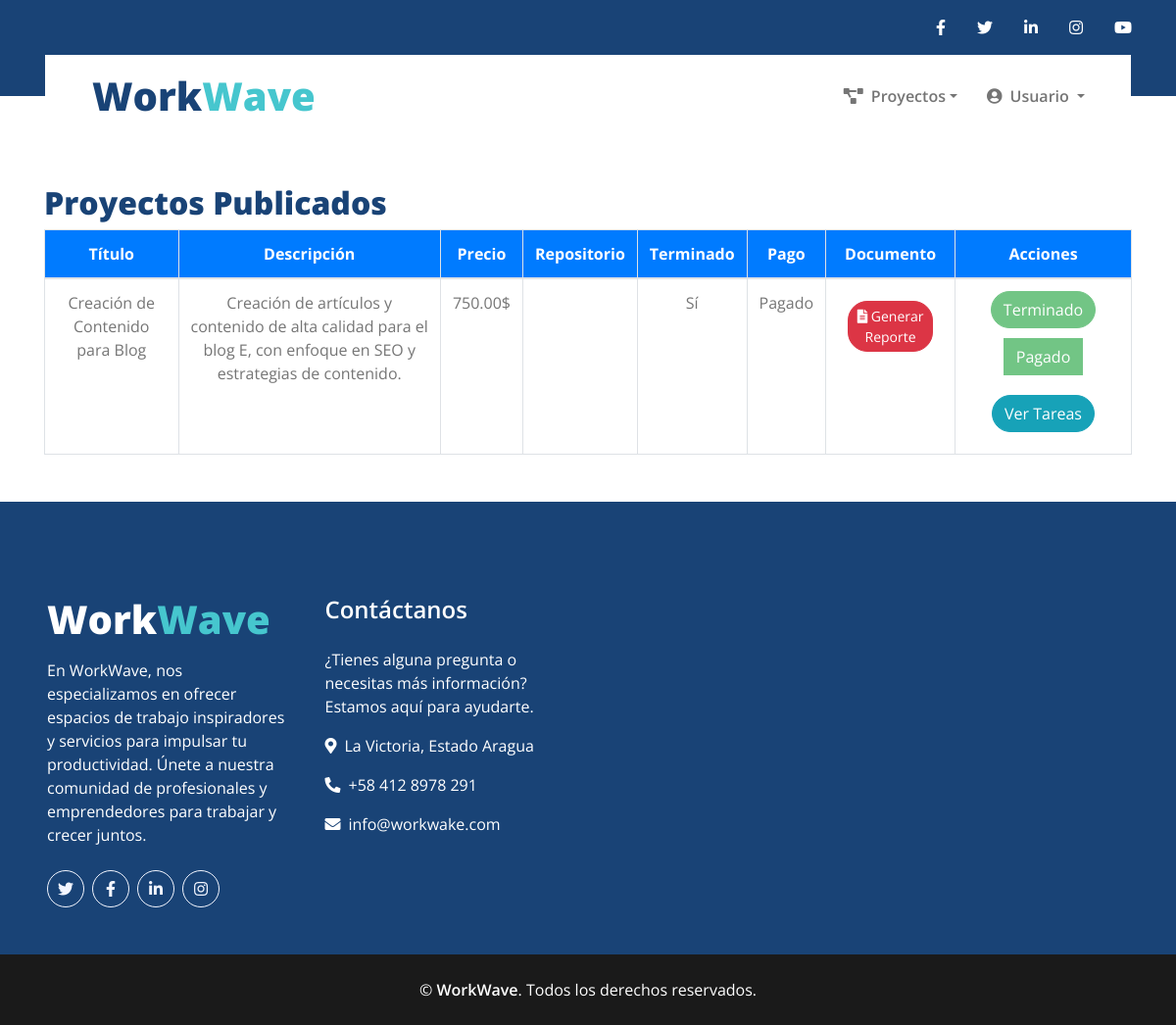
Screenshot of /Pagos.php (signed in) with the database file from the repository.
### tables this page shows
CREATE TABLE `proyectos` (
  `id` int(11) NOT NULL,
  `tipo_usuario` enum('contratistas','freelancers','empresas') NOT NULL,
  `contratista_id` int(11) DEFAULT NULL,
  `freelancer_id` int(11) DEFAULT NULL,
  `empresa_id` int(11) DEFAULT NULL,
  `titulo` varchar(255) NOT NULL,
  `descripcion` text DEFAULT NULL,
  `image_url` varchar(255) DEFAULT NULL,
  `categoria_id` int(11) DEFAULT NULL,
  `precio` decimal(10,2) DEFAULT NULL,
  `estado` tinyint(1) DEFAULT 1,
  `fecha_inicio` date DEFAULT NULL,
  `fecha_fin` date DEFAULT NULL,
  `fecha_registro` timestamp NOT NULL DEFAULT current_timestamp(),
  `intereses` text DEFAULT NULL,
  `Etiqueta` enum('Oferta','Servicio') DEFAULT NULL,
  `repositorio` varchar(255) DEFAULT NULL,
  `terminado` enum('Sí','No') DEFAULT 'No',
  `pago` enum('Pendiente','Pagado') DEFAULT 'Pendiente'
);

### Pagos.php (the view, shortened to what this page needs)
<?php
include './config/conexion.php';
$user_id = $_SESSION['user_id'];
$tipo_usuario = $_SESSION['role'];
switch ($tipo_usuario) {
    case 'freelancers':
        $user_column = 'freelancer_id';
        break;
}
$sql = "SELECT * FROM proyectos WHERE $user_column = ?";
$stmt = $conn->prepare($sql);
$stmt->bind_param("i", $user_id);
if (!$stmt->execute()) {
    die("Error en la ejecución de la consulta: " . $stmt->error);
}
$result = $stmt->get_result();
?>
<!DOCTYPE html>
<html lang="es">
<head>
    <link rel="stylesheet" href="https://stackpath.bootstrapcdn.com/bootstrap/4.5.2/css/bootstrap.min.css">
    <link rel="stylesheet" href="https://cdnjs.cloudflare.com/ajax/libs/font-awesome/5.15.4/css/all.min.css">
</head>
<body>
    <?php include './Includes/Header.php'; ?>
    <div class="container mt-5">
        <h2>Proyectos Publicados</h2>
        <?php if ($result->num_rows > 0): ?>
        <table class="table table-bordered">
            <thead class="thead-blue">
                <tr>
                    <th class="text-center">Título</th>
                    <th class="text-center">Descripción</th>
                    <th class="text-center">Precio</th>
                    <th class="text-center">Repositorio</th>
                    <th class="text-center">Terminado</th>
                    <th class="text-center">Pago</th>
                    <th class="text-center">Documento</th>
                    <th class="text-center">Acciones</th>
                </tr>
            </thead>
            <tbody>
                <?php while ($row = $result->fetch_assoc()): ?>
                <tr>
                    <td class="text-center"><?php echo htmlspecialchars($row['titulo']); ?></td>
                    <td class="text-center"><?php echo htmlspecialchars($row['descripcion']); ?></td>
                    <td class="text-center"><?php echo htmlspecialchars($row['precio'] . '$'); ?></td>
                    <td class="text-center"><?php echo htmlspecialchars($row['repositorio']); ?></td>
                    <td class="text-center"><?php echo htmlspecialchars($row['terminado']); ?></td>
                    <td class="text-center"><?php echo htmlspecialchars($row['pago']); ?></td>
                    <td class="text-center">
                        <form action="generar_reporte.php" method="POST">
                            <button type="submit" class="btn btn-danger btn-sm"
                                style="margin: 10px; border-radius: 20px;">
                                <i class="fas fa-file-alt"></i> Generar Reporte
                            </button>
                        </form>
                    </td>
                    <td class="text-center">
                        <?php if ($row['terminado'] != 'Sí'): ?>
                        <form action="marcar_terminado.php" method="POST">
                            <input type="hidden" name="proyecto_id" value="<?php echo $row['id']; ?>">
                            <button type="submit" class="btn btn-success btn-sm"
                                style="margin: 10px; border-radius: 20px;">
                                <i class="fas fa-check-circle"></i> Marcar como Terminado
                            </button>
                        </form>
                        <?php else: ?>
                        <button class="btn btn-success" style="border-radius: 20px;" disabled>Terminado</button>
                        <?php endif; ?>
                        <?php if ($row['pago'] == 'Pendiente'): ?>
                        <form action="procesar_pago.php" method="POST" style="margin-top: 10px;">
                            <input type="hidden" name="proyecto_id" value="<?php echo $row['id']; ?>">
                            <input type="hidden" name="monto" value="<?php echo $row['precio']; ?>">
                            <button type="submit" class="btn btn-primary" style="border-radius: 20px;">Pagar</button>
                        </form>
                        <?php else: ?>
                        <button class="btn btn-success" style="margin: 10px;" disabled>Pagado</button>
                        <?php endif; ?>
                        <button type="button" class="btn btn-info" style="margin: 10px; border-radius: 20px;"
                            data-toggle="modal" data-target="#tareasModal<?php echo $row['id']; ?>">
                            Ver Tareas
                        </button>
                    </td>
                </tr>
                <?php endwhile; ?>
            </tbody>
        </table>
        <?php else: ?>
        <div class="alert alert-info">No tienes proyectos publicados.</div>
        <?php endif; ?>
    </div>
    <?php include './Includes/Footer.php'; ?>
</body>
</html>

### Pagos.php (style rules this page uses)
.thead-blue th { background-color: #007bff; color: #fff; }
.container { animation: fadeIn 1s ease-in-out; }
.table { animation: fadeIn 1s ease-in-out; }
.table tbody tr { animation: slideIn 0.5s ease-in-out; }
.btn { transition: background-color 0.3s ease, transform 0.3s ease; }

### rows the page displays
proyectos: titulo "Creación de Contenido para Blog", descripcion "Creación de artículos y contenido de alta calidad para el blog E, con enfoque en SEO y estrategias de contenido.", precio "750.00$", terminado "Sí", pago "Pagado", shows "Terminado"
